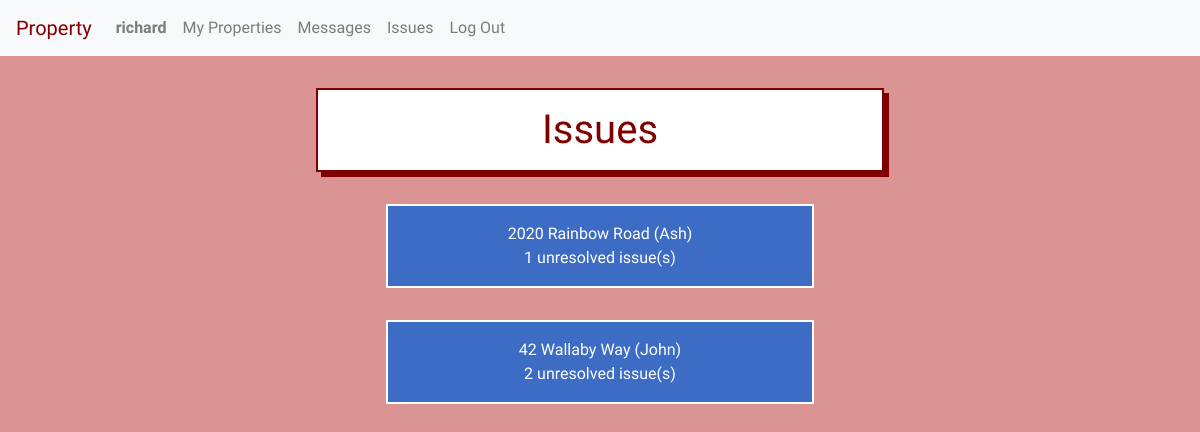
Before: /issues (signed in) with the older database file.
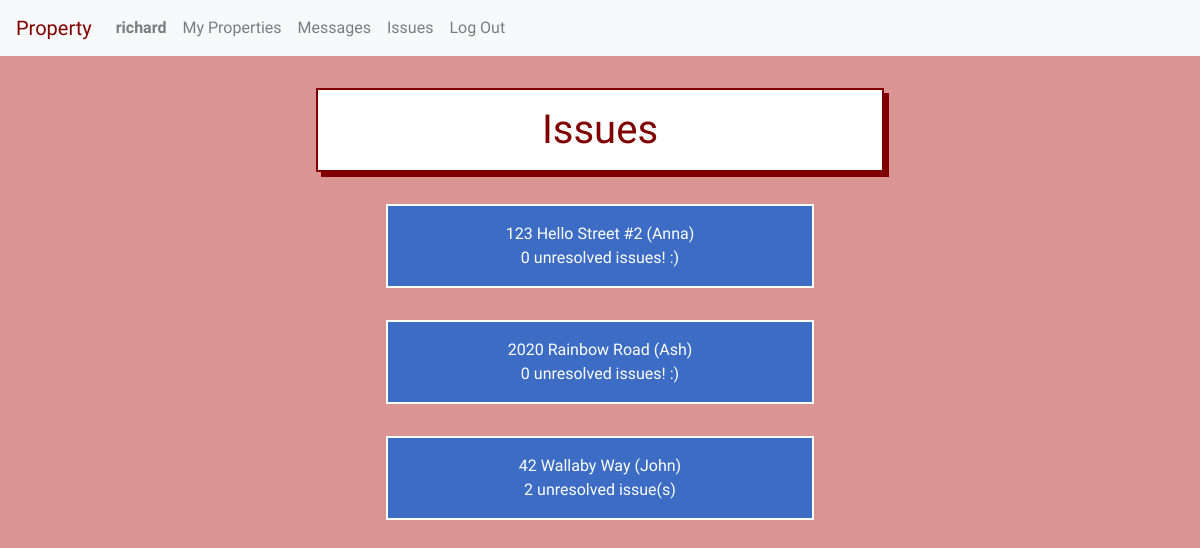
After: the same page with the newer database file.
### property/models.py (models this page shows, shortened)
class Unit(models.Model):
    manager = models.ForeignKey(User, on_delete=models.CASCADE, related_name="managers")
    tenant = models.ForeignKey(User, on_delete=models.CASCADE, related_name="tenants", blank=True, null=True)
    address = models.CharField(max_length=200)
    image = models.URLField(blank=True, default='', max_length=1000)
    def __str__(self):
        return f"{self.address}"

class User(AbstractUser):
    tenant = models.BooleanField(default=True)
    manager = models.BooleanField(default=False)

### property/views.py (the view)
# urls.py: path("issues", views.issues, name="issues"),
@login_required
def issues(request):
    if request.method == "GET":
        if request.user.tenant:
            try:
                unit_count = Unit.objects.filter(tenant=request.user).count()
            except ObjectDoesNotExist:
                unit_count = 0
            print(unit_count)
            if unit_count != 1:
                return render(request, 'property/issues.html')
            else:
                unit = Unit.objects.get(tenant=request.user)
                return HttpResponseRedirect(reverse("unit_issues", kwargs={'unit_id': unit.id}))
        else:
            try:
                units = Unit.objects.filter(manager=request.user).exclude(tenant=None).order_by('address')
            except ObjectDoesNotExist:
                units = None
            unresolved_counts = []
            for unit in units:
                try:
                    unresolved_count = Issue.objects.filter(unit_id=unit.id).filter(resolved=False).count()
                except ObjectDoesNotExist:
                    unresolved_count = None
                print(unresolved_count)
                unresolved_counts.append(unresolved_count)
            print(unresolved_counts)
            print(units)
            zipped_issues_info = zip(unresolved_counts, units)
            return render(request, 'property/issues.html', {
                "issues_info": zipped_issues_info
            })
    else:
        return render(request, 'property/error.html')

### property/templates/property/issues.html
{% extends "property/layout.html" %}
{% block body %}
<h1>Issues</h1>
{% if user.tenant %}
    <br><br>
    You must claim an address and property manager before you can report or view issues.
{% else %}
    {% if issues_info %}
        <div class="list-container">
            {% for count, unit in issues_info %}
                <a href="{% url 'unit_issues' unit.id %}">
                    <div class="listed-item-link">
                        {{unit}} ({{unit.tenant.first_name}})
                        <br>
                        {% if count %}
                        {{count}} unresolved issue(s)
                        {% else %}
                        0 unresolved issues! :)
                        {% endif %}
                    </div>
                </a>
            {% endfor %}
        </div>
    {% else %}
        <br><br>
        You must add a property with a tenant before you can see see issues.
    {% endif %}
{% endif %}
{% endblock %}

Changed rows visible on the page:
now on this page (row edited): Unit: address "123 Hello Street #2", tenant.first_name "Anna", shows "0 unresolved issues! :)"
shown differently, row unchanged: Unit "2020 Rainbow Road": count "1" → (not shown); text "unresolved issue(s)" → "0 unresolved issues! :)"
